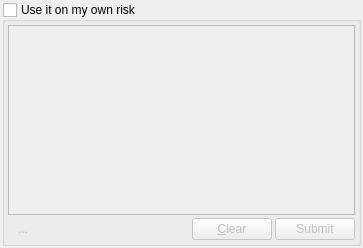
<?xml version="1.0" encoding="UTF-8"?>
<ui version="4.0">
 <author>He Hui</author>
 <class>SqlConsoleUI</class>
 <widget class="QWidget" name="SqlConsoleUI">
  <property name="geometry">
   <rect>
    <x>0</x>
    <y>0</y>
    <width>363</width>
    <height>248</height>
   </rect>
  </property>
  <property name="windowTitle">
   <string>SQL Console</string>
  </property>
  <layout class="QVBoxLayout">
   <property name="spacing">
    <number>3</number>
   </property>
   <property name="margin">
    <number>2</number>
   </property>
   <item>
    <widget class="QGroupBox" name="useSQLConsoleGB">
     <property name="statusTip">
      <string/>
     </property>
     <property name="title">
      <string>Use it on my own risk</string>
     </property>
     <property name="flat">
      <bool>false</bool>
     </property>
     <property name="checkable">
      <bool>true</bool>
     </property>
     <property name="checked">
      <bool>false</bool>
     </property>
     <layout class="QGridLayout">
      <property name="margin">
       <number>3</number>
      </property>
      <property name="spacing">
       <number>3</number>
      </property>
      <item row="1" column="2">
       <spacer>
        <property name="orientation">
         <enum>Qt::Horizontal</enum>
        </property>
        <property name="sizeHint" stdset="0">
         <size>
          <width>40</width>
          <height>20</height>
         </size>
        </property>
       </spacer>
      </item>
      <item row="1" column="3">
       <widget class="QPushButton" name="clearButton">
        <property name="text">
         <string>&amp;Clear</string>
        </property>
       </widget>
      </item>
      <item row="1" column="4">
       <widget class="QPushButton" name="submitButton">
        <property name="text">
         <string>Submit</string>
        </property>
        <property name="shortcut">
         <string>Ctrl+Return</string>
        </property>
        <property name="autoDefault">
         <bool>false</bool>
        </property>
       </widget>
      </item>
      <item row="0" column="0" colspan="5">
       <widget class="TextEdit" name="textEdit">
        <property name="font">
         <font>
          <pointsize>12</pointsize>
         </font>
        </property>
        <property name="contextMenuPolicy">
         <enum>Qt::DefaultContextMenu</enum>
        </property>
        <property name="toolTip">
         <string>&lt;!DOCTYPE HTML PUBLIC &quot;-//W3C//DTD HTML 4.0//EN&quot; &quot;http://www.w3.org/TR/REC-html40/strict.dtd&quot;&gt;
&lt;html&gt;&lt;head&gt;&lt;meta name=&quot;qrichtext&quot; content=&quot;1&quot; /&gt;&lt;style type=&quot;text/css&quot;&gt;
p, li { white-space: pre-wrap; }
&lt;/style&gt;&lt;/head&gt;&lt;body style=&quot; font-family:'Sans Serif'; font-size:10pt; font-weight:400; font-style:normal;&quot;&gt;
&lt;table border=&quot;0&quot; style=&quot;-qt-table-type: root; margin-top:4px; margin-bottom:4px; margin-left:4px; margin-right:4px;&quot;&gt;
&lt;tr&gt;
&lt;td style=&quot;border: none;&quot;&gt;
&lt;table border=&quot;0&quot; style=&quot; margin-top:0px; margin-bottom:0px; margin-left:0px; margin-right:0px;&quot; cellspacing=&quot;0&quot; cellpadding=&quot;3&quot;&gt;
&lt;tr&gt;
&lt;td&gt;
&lt;p align=&quot;center&quot; style=&quot; margin-top:0px; margin-bottom:0px; margin-left:0px; margin-right:0px; -qt-block-indent:0; text-indent:0px;&quot;&gt;&lt;span style=&quot; font-weight:600;&quot;&gt;Tips&lt;/span&gt;&lt;/p&gt;&lt;/td&gt;
&lt;td&gt;&lt;/td&gt;&lt;/tr&gt;
&lt;tr&gt;
&lt;td&gt;
&lt;p style=&quot; margin-top:0px; margin-bottom:0px; margin-left:0px; margin-right:0px; -qt-block-indent:0; text-indent:0px;&quot;&gt;1.&lt;/p&gt;&lt;/td&gt;
&lt;td&gt;
&lt;p style=&quot; margin-top:0px; margin-bottom:0px; margin-left:0px; margin-right:0px; -qt-block-indent:0; text-indent:0px;&quot;&gt;One statement per line and ending with ';' are recommend!&lt;/p&gt;&lt;/td&gt;&lt;/tr&gt;
&lt;tr&gt;
&lt;td&gt;
&lt;p style=&quot; margin-top:0px; margin-bottom:0px; margin-left:0px; margin-right:0px; -qt-block-indent:0; text-indent:0px;&quot;&gt;2.&lt;/p&gt;&lt;/td&gt;
&lt;td&gt;
&lt;p style=&quot; margin-top:0px; margin-bottom:0px; margin-left:0px; margin-right:0px; -qt-block-indent:0; text-indent:0px;&quot;&gt;'CTRL' + '/' : Auto completions!&lt;/p&gt;&lt;/td&gt;&lt;/tr&gt;
&lt;tr&gt;
&lt;td&gt;
&lt;p style=&quot; margin-top:0px; margin-bottom:0px; margin-left:0px; margin-right:0px; -qt-block-indent:0; text-indent:0px;&quot;&gt;3.&lt;/p&gt;&lt;/td&gt;
&lt;td&gt;
&lt;p style=&quot; margin-top:0px; margin-bottom:0px; margin-left:0px; margin-right:0px; -qt-block-indent:0; text-indent:0px;&quot;&gt;'CTRL' + 'Mouse Wheel' or '[' or ']' : Zoom in or out!&lt;/p&gt;&lt;/td&gt;&lt;/tr&gt;
&lt;tr&gt;
&lt;td&gt;&lt;/td&gt;
&lt;td&gt;&lt;/td&gt;&lt;/tr&gt;&lt;/table&gt;&lt;/td&gt;&lt;/tr&gt;&lt;/table&gt;&lt;/body&gt;&lt;/html&gt;</string>
        </property>
        <property name="whatsThis">
         <string>&lt;!DOCTYPE HTML PUBLIC &quot;-//W3C//DTD HTML 4.0//EN&quot; &quot;http://www.w3.org/TR/REC-html40/strict.dtd&quot;&gt;
&lt;html&gt;&lt;head&gt;&lt;meta name=&quot;qrichtext&quot; content=&quot;1&quot; /&gt;&lt;style type=&quot;text/css&quot;&gt;
p, li { white-space: pre-wrap; }
&lt;/style&gt;&lt;/head&gt;&lt;body style=&quot; font-family:'Sans Serif'; font-size:10pt; font-weight:400; font-style:normal;&quot;&gt;
&lt;table border=&quot;0&quot; style=&quot;-qt-table-type: root; margin-top:4px; margin-bottom:4px; margin-left:4px; margin-right:4px;&quot;&gt;
&lt;tr&gt;
&lt;td style=&quot;border: none;&quot;&gt;
&lt;table border=&quot;0&quot; style=&quot; margin-top:0px; margin-bottom:0px; margin-left:0px; margin-right:0px;&quot; cellspacing=&quot;0&quot; cellpadding=&quot;3&quot;&gt;
&lt;tr&gt;
&lt;td&gt;
&lt;p align=&quot;center&quot; style=&quot; margin-top:0px; margin-bottom:0px; margin-left:0px; margin-right:0px; -qt-block-indent:0; text-indent:0px;&quot;&gt;&lt;span style=&quot; font-weight:600;&quot;&gt;Tips&lt;/span&gt;&lt;/p&gt;&lt;/td&gt;
&lt;td&gt;&lt;/td&gt;&lt;/tr&gt;
&lt;tr&gt;
&lt;td&gt;
&lt;p style=&quot; margin-top:0px; margin-bottom:0px; margin-left:0px; margin-right:0px; -qt-block-indent:0; text-indent:0px;&quot;&gt;1.&lt;/p&gt;&lt;/td&gt;
&lt;td&gt;
&lt;p style=&quot; margin-top:0px; margin-bottom:0px; margin-left:0px; margin-right:0px; -qt-block-indent:0; text-indent:0px;&quot;&gt;One statement per line and ending with ';' are recommend!&lt;/p&gt;&lt;/td&gt;&lt;/tr&gt;
&lt;tr&gt;
&lt;td&gt;
&lt;p style=&quot; margin-top:0px; margin-bottom:0px; margin-left:0px; margin-right:0px; -qt-block-indent:0; text-indent:0px;&quot;&gt;2.&lt;/p&gt;&lt;/td&gt;
&lt;td&gt;
&lt;p style=&quot; margin-top:0px; margin-bottom:0px; margin-left:0px; margin-right:0px; -qt-block-indent:0; text-indent:0px;&quot;&gt;'CTRL' + '/' : Auto completions!&lt;/p&gt;&lt;/td&gt;&lt;/tr&gt;
&lt;tr&gt;
&lt;td&gt;
&lt;p style=&quot; margin-top:0px; margin-bottom:0px; margin-left:0px; margin-right:0px; -qt-block-indent:0; text-indent:0px;&quot;&gt;3.&lt;/p&gt;&lt;/td&gt;
&lt;td&gt;
&lt;p style=&quot; margin-top:0px; margin-bottom:0px; margin-left:0px; margin-right:0px; -qt-block-indent:0; text-indent:0px;&quot;&gt;'CTRL' + 'Mouse Wheel' or '[' or ']' : Zoom in or out!&lt;/p&gt;&lt;/td&gt;&lt;/tr&gt;
&lt;tr&gt;
&lt;td&gt;&lt;/td&gt;
&lt;td&gt;&lt;/td&gt;&lt;/tr&gt;&lt;/table&gt;&lt;/td&gt;&lt;/tr&gt;&lt;/table&gt;&lt;/body&gt;&lt;/html&gt;</string>
        </property>
        <property name="lineWrapMode">
         <enum>QTextEdit::NoWrap</enum>
        </property>
       </widget>
      </item>
      <item row="1" column="1">
       <widget class="QToolButton" name="toolButtonOpenSQLScriptFile">
        <property name="toolTip">
         <string>Open SQL Script File</string>
        </property>
        <property name="whatsThis">
         <string>Open SQL Script File</string>
        </property>
        <property name="text">
         <string>...</string>
        </property>
        <property name="icon">
         <iconset resource="../sqlexplorer.qrc">
          <normaloff>:/resources/images/shellscript.png</normaloff>:/resources/images/shellscript.png</iconset>
        </property>
        <property name="autoRaise">
         <bool>true</bool>
        </property>
       </widget>
      </item>
     </layout>
    </widget>
   </item>
  </layout>
 </widget>
 <customwidgets>
  <customwidget>
   <class>TextEdit</class>
   <extends>QTextEdit</extends>
   <header>textedit.h</header>
  </customwidget>
 </customwidgets>
 <resources>
  <include location="../sqlexplorer.qrc"/>
 </resources>
 <connections/>
</ui>
